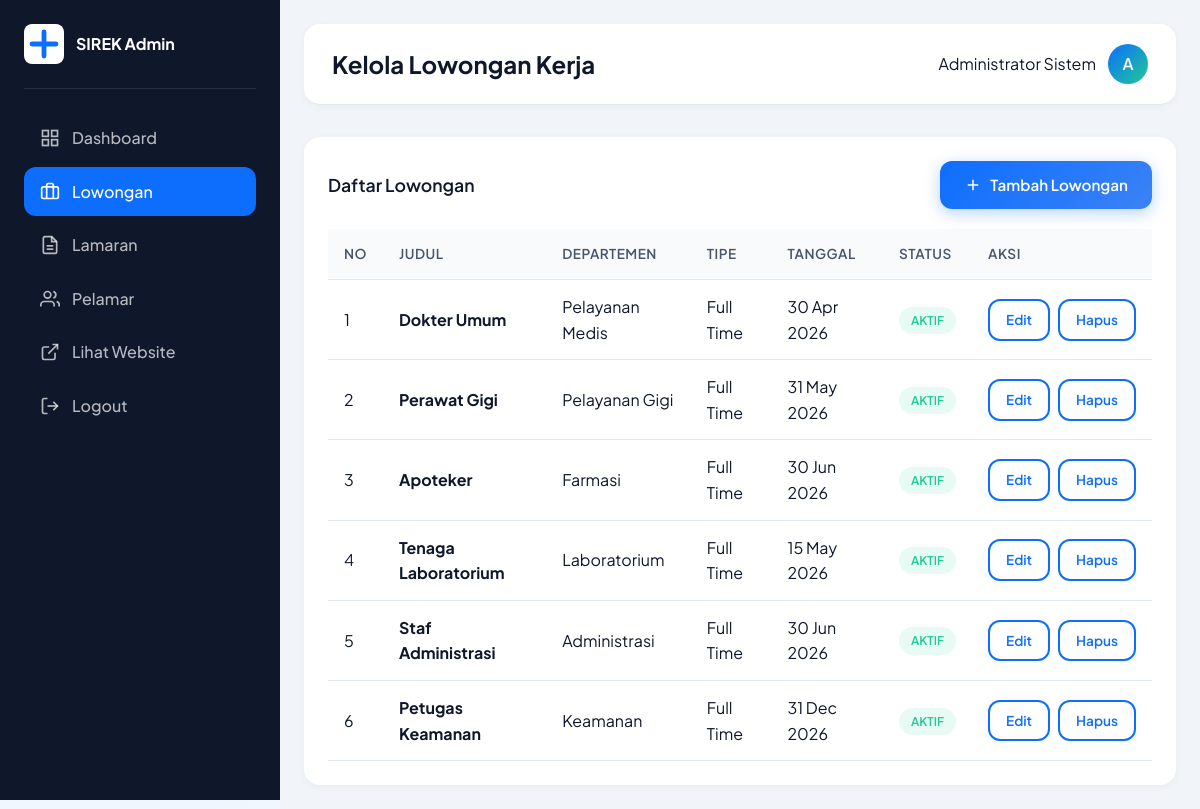
The app's page /admin/lowongan.php (signed in) with its own data.
### tables this page shows
CREATE TABLE IF NOT EXISTS lowongan (
    id INT PRIMARY KEY AUTO_INCREMENT,
    judul VARCHAR(200) NOT NULL,
    departemen VARCHAR(100) NOT NULL,
    deskripsi TEXT,
    requirements TEXT,
    lokasi VARCHAR(100) DEFAULT 'Kabupaten Gersik',
    tipe_pekerjaan ENUM('Full Time', 'Part Time', 'Kontrak') DEFAULT 'Full Time',
    tanggal_mulai DATE,
    tanggal_akhir DATE,
    status ENUM('Aktif', 'Nonaktif') DEFAULT 'Aktif',
    created_at TIMESTAMP DEFAULT CURRENT_TIMESTAMP
);

### admin/lowongan.php (the view, shortened to what this page needs)
<?php
include '../config/database.php';
$edit_job = null;
$sql = "SELECT * FROM lowongan ORDER BY created_at DESC";
$jobs = $conn->query($sql);
?>
<!DOCTYPE html>
<html lang="id">
<head>
    <link rel="stylesheet" href="../assets/css/style.css">
</head>
<body>
    <div class="admin-wrapper">
        <aside class="admin-sidebar">
            <div class="admin-sidebar-brand">
                <img alt="Logo">
                <h2>SIREK Admin</h2>
            </div>
            <ul class="admin-sidebar-menu">
                <li>
                    <a href="index.php">
                        <svg width="20" height="20" viewBox="0 0 24 24" fill="none" stroke="currentColor" stroke-width="2">
                            <rect x="3" y="3" width="7" height="7"></rect>
                            <rect x="14" y="3" width="7" height="7"></rect>
                            <rect x="14" y="14" width="7" height="7"></rect>
                            <rect x="3" y="14" width="7" height="7"></rect>
                        </svg>
                        <span>Dashboard</span>
                    </a>
                </li>
                <li>
                    <a href="lowongan.php" class="active">
                        <svg width="20" height="20" viewBox="0 0 24 24" fill="none" stroke="currentColor" stroke-width="2">
                            <rect x="2" y="7" width="20" height="14" rx="2" ry="2"></rect>
                            <path d="M16 21V5a2 2 0 0 0-2-2h-4a2 2 0 0 0-2 2v16"></path>
                        </svg>
                        <span>Lowongan</span>
                    </a>
                </li>
                <li>
                    <a href="lamaran.php">
                        <svg width="20" height="20" viewBox="0 0 24 24" fill="none" stroke="currentColor" stroke-width="2">
                            <path d="M14 2H6a2 2 0 0 0-2 2v16a2 2 0 0 0 2 2h12a2 2 0 0 0 2-2V8z"></path>
                            <polyline points="14 2 14 8 20 8"></polyline>
                            <line x1="16" y1="13" x2="8" y2="13"></line>
                            <line x1="16" y1="17" x2="8" y2="17"></line>
                        </svg>
                        <span>Lamaran</span>
                    </a>
                </li>
                <li>
                    <a href="pelamar.php">
                        <svg width="20" height="20" viewBox="0 0 24 24" fill="none" stroke="currentColor" stroke-width="2">
                            <path d="M17 21v-2a4 4 0 0 0-4-4H5a4 4 0 0 0-4 4v2"></path>
                            <circle cx="9" cy="7" r="4"></circle>
                            <path d="M23 21v-2a4 4 0 0 0-3-3.87"></path>
                            <path d="M16 3.13a4 4 0 0 1 0 7.75"></path>
                        </svg>
                        <span>Pelamar</span>
                    </a>
                </li>
                <li>
                    <a href="../index.php" target="_blank">
                        <svg width="20" height="20" viewBox="0 0 24 24" fill="none" stroke="currentColor" stroke-width="2">
                            <path d="M18 13v6a2 2 0 0 1-2 2H5a2 2 0 0 1-2-2V8a2 2 0 0 1 2-2h6"></path>
                            <polyline points="15 3 21 3 21 9"></polyline>
                            <line x1="10" y1="14" x2="21" y2="3"></line>
                        </svg>
                        <span>Lihat Website</span>
                    </a>
                </li>
                <li>
                    <a href="logout.php">
                        <svg width="20" height="20" viewBox="0 0 24 24" fill="none" stroke="currentColor" stroke-width="2">
                            <path d="M9 21H5a2 2 0 0 1-2-2V5a2 2 0 0 1 2-2h4"></path>
                            <polyline points="16 17 21 12 16 7"></polyline>
                            <line x1="21" y1="12" x2="9" y2="12"></line>
                        </svg>
                        <span>Logout</span>
                    </a>
                </li>
            </ul>
        </aside>
        <main class="admin-main">
            <div class="admin-header">
                <h1>Kelola Lowongan Kerja</h1>
                <div class="admin-user">
                    <span><?= htmlspecialchars($_SESSION['admin_nama']) ?></span>
                    <div class="admin-user-avatar">
                        <?= strtoupper(substr($_SESSION['admin_nama'], 0, 1)) ?>
                    </div>
                </div>
            </div>
            <?php if (isset($_GET['action']) && ($_GET['action'] == 'add' || $_GET['action'] == 'edit')): ?>
            <div class="admin-card mb-4">
                <h3 class="admin-card-title mb-4"><?= $_GET['action'] == 'add' ? 'Tambah' : 'Edit' ?> Lowongan</h3>
                <form method="POST" action="lowongan.php">
                    <input type="hidden" name="action" value="<?= $_GET['action'] ?>">
                    <?php if ($edit_job): ?>
                    <input type="hidden" name="id" value="<?= $edit_job['id'] ?>">
                    <?php endif; ?>
                    <div class="row">
                        <div class="col-md-6">
                            <div class="form-group">
                                <label class="form-label">Judul Posisi</label>
                                <input type="text" class="form-control" name="judul" value="<?= $edit_job['judul'] ?? '' ?>" required>
                            </div>
                        </div>
                        <div class="col-md-6">
                            <div class="form-group">
                                <label class="form-label">Departemen</label>
                                <input type="text" class="form-control" name="departemen" value="<?= $edit_job['departemen'] ?? '' ?>" required>
                            </div>
                        </div>
                    </div>
                    <div class="row">
                        <div class="col-md-6">
                            <div class="form-group">
                                <label class="form-label">Tipe Pekerjaan</label>
                                <select class="form-control form-select" name="tipe_pekerjaan" required>
                                    <option value="Full Time" <?= (isset($edit_job['tipe_pekerjaan']) && $edit_job['tipe_pekerjaan'] == 'Full Time') ? 'selected' : '' ?>>Full Time</option>
                                    <option value="Part Time" <?= (isset($edit_job['tipe_pekerjaan']) && $edit_job['tipe_pekerjaan'] == 'Part Time') ? 'selected' : '' ?>>Part Time</option>
                                    <option value="Kontrak" <?= (isset($edit_job['tipe_pekerjaan']) && $edit_job['tipe_pekerjaan'] == 'Kontrak') ? 'selected' : '' ?>>Kontrak</option>
                                </select>
                            </div>
                        </div>
                        <div class="col-md-6">
                            <div class="form-group">
                                <label class="form-label">Lokasi</label>
                                <input type="text" class="form-control" name="lokasi" value="<?= $edit_job['lokasi'] ?? 'Kabupaten Gersik' ?>" required>
                            </div>
                        </div>
                    </div>
                    <div class="row">
                        <div class="col-md-6">
                            <div class="form-group">
                                <label class="form-label">Tanggal Mulai</label>
                                <input type="date" class="form-control" name="tanggal_mulai" value="<?= $edit_job['tanggal_mulai'] ?? date('Y-m-d') ?>" required>
                            </div>
                        </div>
                        <div class="col-md-6">
                            <div class="form-group">
                                <label class="form-label">Tanggal Berakhir</label>
                                <input type="date" class="form-control" name="tanggal_akhir" value="<?= $edit_job['tanggal_akhir'] ?? '' ?>" required>
                            </div>
                        </div>
                    </div>
                    <div class="form-group">
                        <label class="form-label">Deskripsi</label>
                        <textarea class="form-control" name="deskripsi" rows="4" required><?= $edit_job['deskripsi'] ?? '' ?></textarea>
                    </div>
                    <div class="form-group">
                        <label class="form-label">Persyaratan</label>
                        <textarea class="form-control" name="requirements" rows="4" required><?= $edit_job['requirements'] ?? '' ?></textarea>
                    </div>
                    <div class="form-group">
                        <label class="form-label">Status</label>
                        <select class="form-control form-select" name="status" required>
                            <option value="Aktif" <?= (isset($edit_job['status']) && $edit_job['status'] == 'Aktif') ? 'selected' : '' ?>>Aktif</option>
                            <option value="Nonaktif" <?= (isset($edit_job['status']) && $edit_job['status'] == 'Nonaktif') ? 'selected' : '' ?>>Nonaktif</option>
                        </select>
                    </div>
                    <div class="d-flex gap-2">
                        <button type="submit" class="btn btn-primary">Simpan</button>
                        <a href="lowongan.php" class="btn btn-outline">Batal</a>
                    </div>
                </form>
            </div>
            <?php else: ?>
            <div class="admin-card">
                <div class="admin-card-header">
                    <h3 class="admin-card-title">Daftar Lowongan</h3>
                    <a href="lowongan.php?action=add" class="btn btn-primary">
                        <svg width="18" height="18" viewBox="0 0 24 24" fill="none" stroke="currentColor" stroke-width="2">
                            <line x1="12" y1="5" x2="12" y2="19"></line>
                            <line x1="5" y1="12" x2="19" y2="12"></line>
                        </svg>
                        Tambah Lowongan
                    </a>
                </div>
                <?php if ($jobs->num_rows > 0): ?>
                <div class="table-container">
                    <table class="table">
                        <thead>
                            <tr>
                                <th>No</th>
                                <th>Judul</th>
                                <th>Departemen</th>
                                <th>Tipe</th>
                                <th>Tanggal</th>
                                <th>Status</th>
                                <th>Aksi</th>
                            </tr>
                        </thead>
                        <tbody>
                            <?php $no = 1; while ($row = $jobs->fetch_assoc()): ?>
                            <tr>
                                <td><?= $no++ ?></td>
                                <td><strong><?= htmlspecialchars($row['judul']) ?></strong></td>
                                <td><?= htmlspecialchars($row['departemen']) ?></td>
                                <td><?= htmlspecialchars($row['tipe_pekerjaan']) ?></td>
                                <td><?= date('d M Y', strtotime($row['tanggal_akhir'])) ?></td>
                                <td>
                                    <span class="status-badge <?= strtolower($row['status']) ?>">
                                        <?= htmlspecialchars($row['status']) ?>
                                    </span>
                                </td>
                                <td>
                                    <div class="d-flex gap-1">
                                        <a href="lowongan.php?action=edit&id=<?= $row['id'] ?>" class="btn btn-sm btn-outline">Edit</a>
                                        <a href="lowongan.php?action=delete&id=<?= $row['id'] ?>" class="btn btn-sm btn-outline" onclick="return confirm('Yakin ingin menghapus lowongan ini?')">Hapus</a>
                                    </div>
                                </td>
                            </tr>
                            <?php endwhile; ?>
                        </tbody>
                    </table>
                </div>
                <?php endif; ?>
            </div>
            <?php endif; ?>
        </main>
    </div>
</body>
</html>

### records on screen
lowongan: judul "Dokter Umum", departemen "Pelayanan Medis", tipe_pekerjaan "Full Time", tanggal_akhir "30 Apr 2026", status "AKTIF"
lowongan: judul "Perawat Gigi", departemen "Pelayanan Gigi", tipe_pekerjaan "Full Time", tanggal_akhir "31 May 2026", status "AKTIF"
lowongan: judul "Apoteker", departemen "Farmasi", tipe_pekerjaan "Full Time", tanggal_akhir "30 Jun 2026", status "AKTIF"
lowongan: judul "Tenaga Laboratorium", departemen "Laboratorium", tipe_pekerjaan "Full Time", tanggal_akhir "15 May 2026", status "AKTIF"
lowongan: judul "Staf Administrasi", departemen "Administrasi", tipe_pekerjaan "Full Time", tanggal_akhir "30 Jun 2026", status "AKTIF"
lowongan: judul "Petugas Keamanan", departemen "Keamanan", tipe_pekerjaan "Full Time", tanggal_akhir "31 Dec 2026", status "AKTIF"

### other values on screen
$_SESSION['admin_nama'] "Administrator Sistem"
substr($_SESSION['admin_nama'], 0, 1) "A"
